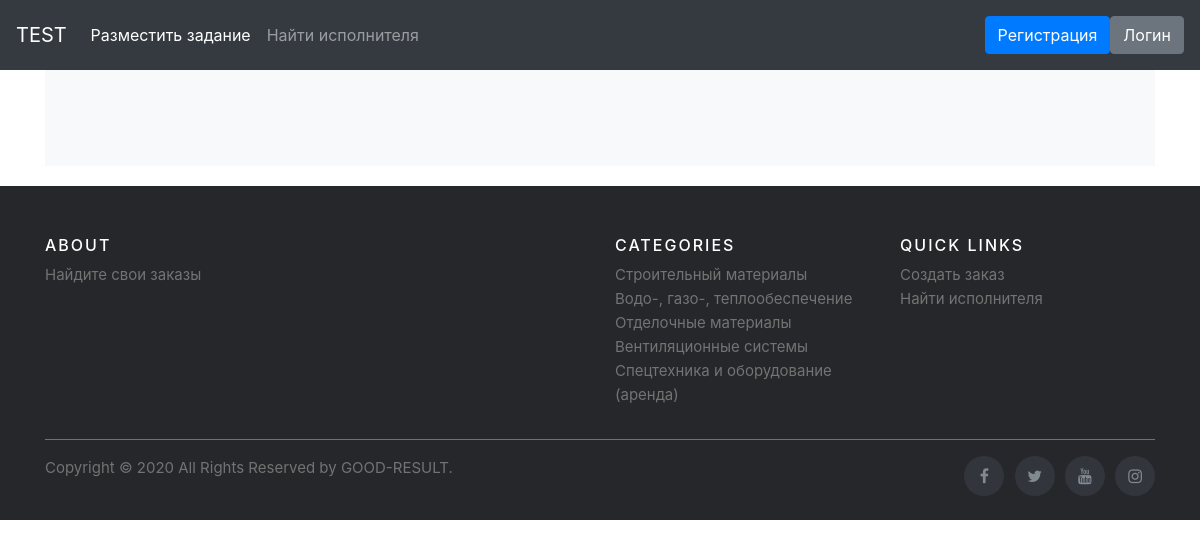
Page /category1/4 on the earlier database version.
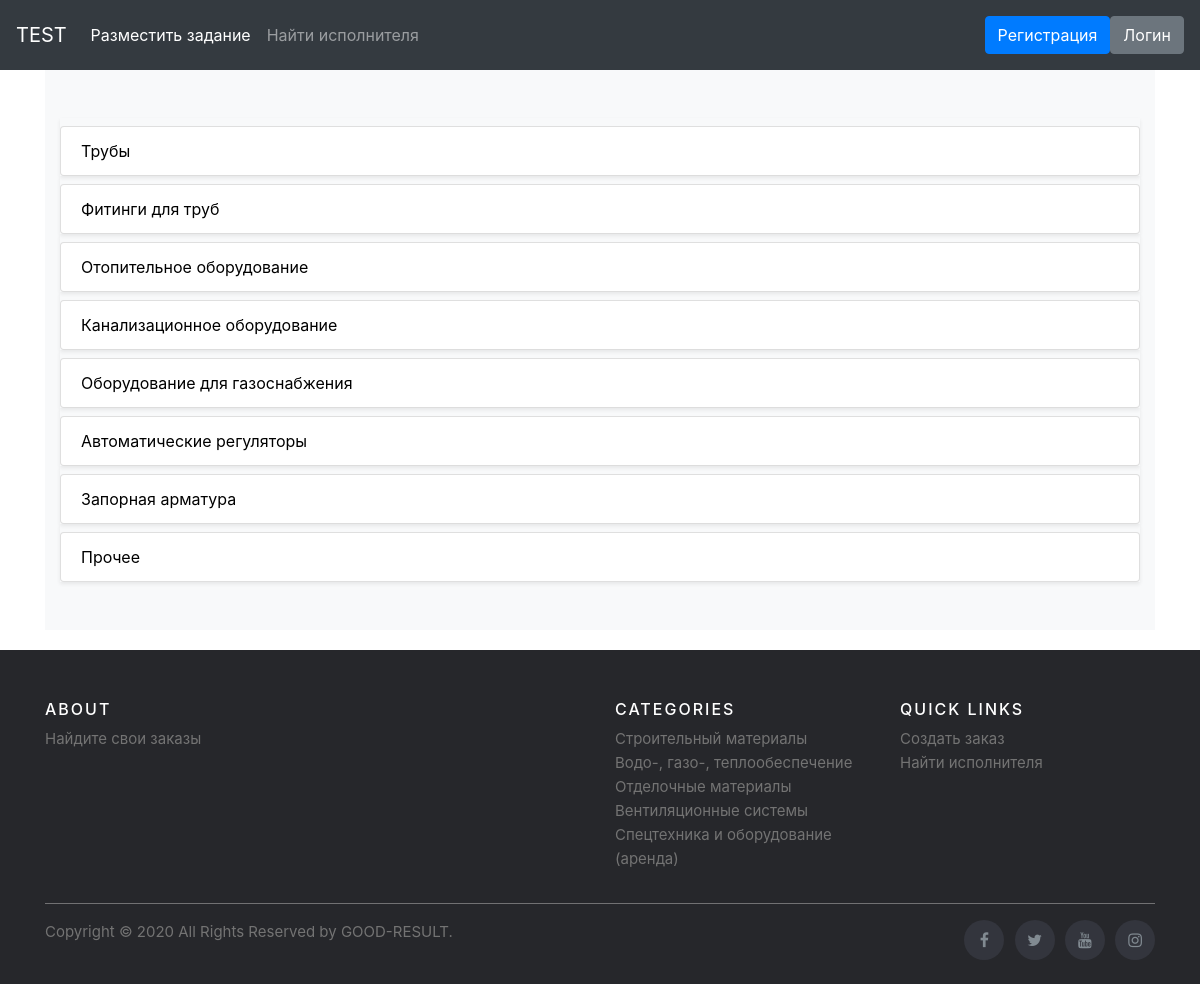
Same page on the later database version.
### adverts/models.py (models this page shows, shortened)
class Category2(models.Model):
    parent_category = models.ForeignKey(Category1, on_delete=models.CASCADE, related_name='category2')
    name = models.CharField("Категория 2", max_length=150)
    description = models.TextField("Описание")
    members = models.ManyToManyField(User, related_name='members2', blank=True)
    url = models.SlugField(max_length=160, unique=True)
    class Meta:
        verbose_name = "Категория 2"
        verbose_name_plural = "Категории 2"

### adverts/views.py (the view)
# urls.py: path('category1/<int:pk>', views.Category1DetailView.as_view(), name='detail'),
class Category1DetailView(generic.DetailView):
    model = Category1
    template_name = 'adverts/detail.html'

### templates/adverts/detail.html (shortened to what this page needs)
{% extends "base.html" %}
{% load static %}
{% block content %}
 <div class="album py-5 bg-light">
      <div class="container">
        <div class="row">
        {% for category2 in category1.category2.all %}
          <div class="col-md-12">
            <div class="list-group mb-12 shadow-sm">
                <div class="d-flex justify-content-between align-items-center">
                  <a class="list-group-item list-group-item-action" href="{% url 'adverts:detail2' category1.id category2.id %}" style="text-decoration:none; color: #000000;">{{ category2.name }}</a>
                </div>
              </div>
            </div>
        {% endfor %}
        </div>
      </div>
    </div>
{% endblock %}

Differences in the rows shown:
added Category2: name "Трубы"
added Category2: name "Фитинги для труб"
added Category2: name "Отопительное оборудование"
added Category2: name "Канализационное оборудование"
added Category2: name "Оборудование для газоснабжения"
added Category2: name "Автоматические регуляторы"
added Category2: name "Запорная арматура"
added Category2: name "Прочее"
